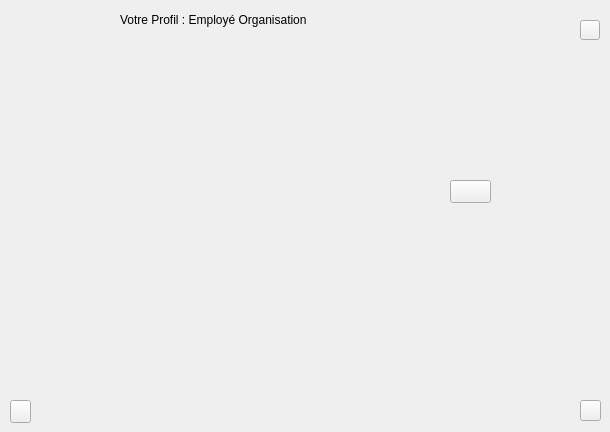
    <widget class="QWidget" name="page_5">
     <widget class="QLabel" name="label_org">
      <property name="geometry">
       <rect>
        <x>120</x>
        <y>10</y>
        <width>351</width>
        <height>20</height>
       </rect>
      </property>
      <property name="styleSheet">
       <string notr="true">background:transparent;
font: italic 16pt &quot;Century Gothic&quot;;
color: qconicalgradient(cx:0.5, cy:0.5, angle:0, stop:0 rgba(35, 40, 3, 255), stop:0.16 rgba(136, 106, 22, 255), stop:0.225 rgba(166, 140, 41, 255), stop:0.285 rgba(204, 181, 74, 255), stop:0.345 rgba(235, 219, 102, 255), stop:0.415 rgba(245, 236, 112, 255), stop:0.52 rgba(209, 190, 76, 255), stop:0.57 rgba(187, 156, 51, 255), stop:0.635 rgba(168, 142, 42, 255), stop:0.695 rgba(202, 174, 68, 255), stop:0.75 rgba(218, 202, 86, 255), stop:0.815 rgba(208, 187, 73, 255), stop:0.88 rgba(187, 156, 51, 255), stop:0.935 rgba(137, 108, 26, 255), stop:1 rgba(35, 40, 3, 255));</string>
      </property>
      <property name="text">
       <string>Votre Profil : Employé Organisation</string>
      </property>
     </widget>
     <widget class="QPushButton" name="buttonquitter_5_org">
      <property name="geometry">
       <rect>
        <x>580</x>
        <y>20</y>
        <width>20</width>
        <height>20</height>
       </rect>
      </property>
      <property name="toolTip">
       <string>Quitter</string>
      </property>
      <property name="styleSheet">
       <string notr="true">image: url(:/img/bfa_power-off_flat-circle-white-on-ios-pink-gradient_512x512.png);</string>
      </property>
      <property name="text">
       <string/>
      </property>
     </widget>
     <widget class="QPushButton" name="buttonsedeconn_5_org">
      <property name="geometry">
       <rect>
        <x>580</x>
        <y>400</y>
        <width>21</width>
        <height>21</height>
       </rect>
      </property>
      <property name="toolTip">
       <string>Se deconnecter</string>
      </property>
      <property name="styleSheet">
       <string notr="true">image: url(:/img/logout-icon-5-256.png);</string>
      </property>
      <property name="text">
       <string/>
      </property>
     </widget>
     <widget class="QPushButton" name="back_org">
      <property name="geometry">
       <rect>
        <x>10</x>
        <y>400</y>
        <width>21</width>
        <height>23</height>
       </rect>
      </property>
      <property name="toolTip">
       <string>Retour</string>
      </property>
      <property name="styleSheet">
       <string notr="true">image: url(:/img/computer-icons-button-arrow-png-favpng-1sXz4GPFdZq5tvjfd9Q8gYCVt.png);</string>
      </property>
      <property name="text">
       <string/>
      </property>
     </widget>
     <widget class="QPushButton" name="login_button_org">
      <property name="geometry">
       <rect>
        <x>450</x>
        <y>180</y>
        <width>41</width>
        <height>23</height>
       </rect>
      </property>
      <property name="text">
       <string/>
      </property>
     </widget>
    </widget>
